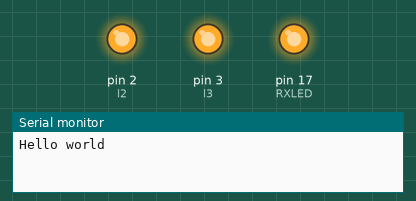
The sketch below on a simulated SparkFun Pro Micro, built with avr-gcc and run on an emulated ATmega32U4. Parts: output pins drawn as LEDs (lit = HIGH), the last lines printed to the serial monitor.

Above: at 0.6 s.
At 2.25 s:
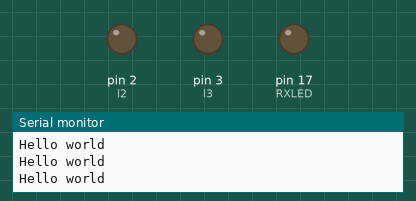
Timing chart, 0 to 3.0 s (numbered marks = the images above):
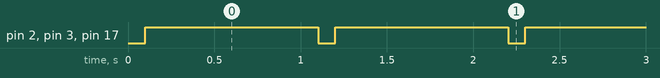

Measured:
- by itself, pin 2 (l2), pin 3 (l3), pin 17 (RXLED): alternates HIGH for 1.0 s and LOW for 0.10 s

The sketch:

blink_micro.ino
```cpp
// (licence header left out)
int RXLED = 17;  // The RX LED has a defined Arduino pin
int l2 = 2;
int l3 = 3;
// The TX LED was not so lucky, we'll need to use pre-defined
// macros (TXLED1, TXLED0) to control that.
// (We could use the same macros for the RX LED too -- RXLED1,
//  and RXLED0.)

void setup()
{
 pinMode(RXLED, OUTPUT);  // Set RX LED as an output
 pinMode(l2, OUTPUT);  // Set RX LED as an output
 pinMode(l3, OUTPUT);  // Set RX LED as an output
 // TX LED is set as an output behind the scenes

 Serial.begin(9600); //This pipes to the serial monitor
 Serial1.begin(9600); //This is the UART, pipes to sensors attached to board
}

void loop()
{
 Serial.println("Hello world");  // Print "Hello World" to the Serial Monitor
 Serial1.println("Hello!");  // Print "Hello!" over hardware UART

 digitalWrite(RXLED, LOW);   // set the RX LED ON
 digitalWrite(l2, LOW);   // set the RX LED ON
 digitalWrite(l3, LOW);   // set the RX LED ON
 TXLED0; //TX LED is not tied to a normally controlled pin so a macro is needed, turn LED OFF
 delay(100);              // wait for a second

 digitalWrite(RXLED, HIGH);    // set the RX LED OFF
 digitalWrite(l2, HIGH);    // set the RX LED OFF
 digitalWrite(l3, HIGH);    // set the RX LED OFF
 TXLED1; //TX LED macro to turn LED ON
 delay(1000);              // wait for a second
}
```
